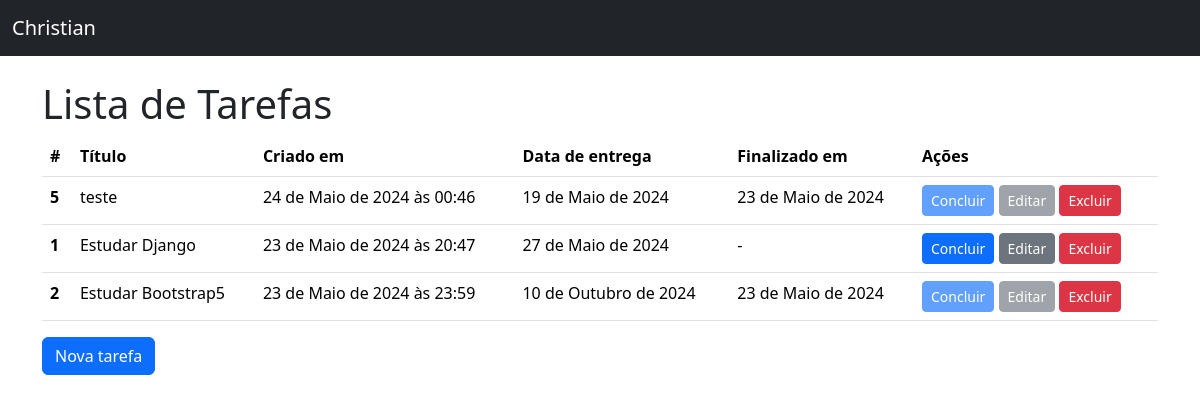
The page / on the database its author committed.
### todos/models.py (models this page shows, shortened)
class Todo(models.Model):
    title = models.CharField(verbose_name="Titulo", max_length=100, null=False, blank=False)
    created_at = models.DateTimeField(auto_now_add=True, null=False, blank=False)
    deadline = models.DateField(verbose_name="Data de entrega", null=False, blank=False)
    finished_at = models.DateField(null=True)
    class Meta:
        ordering = ["deadline"]

### todos/views.py (the view)
# urls.py: path("", TodoListView.as_view(), name="todo_list"),
class TodoListView(ListView):
    model = Todo

### todos/templates/todos/todo_list.html (shortened to what this page needs)
{% extends "base.html" %}
{% block content %}
    <h1>Lista de Tarefas</h1>
    {% if todo_list %}
        <table class="table">
            <thead>
                <tr>
                    <th scope="col">#</th>
                    <th scope="col">Título</th>
                    <th scope="col">Criado em</th>
                    <th scope="col">Data de entrega</th>
                    <th scope="col">Finalizado em</th>
                    <th scope="col">Ações</th>
                </tr>
            </thead>
            <tbody>
                {% for todo in todo_list %}
                    <tr>
                        <th scope="row">{{ todo.pk }}</th>
                        <td>{{ todo.title }}</td>
                        <td>{{ todo.created_at }}</td>
                        <td>{{ todo.deadline }}</td>
                        <td>{{ todo.finished_at|default:"-" }}</td>
                        <td>
                            <a href="{% url 'todo_complete' pk=todo.pk %}" class="btn btn-primary btn-sm {% if todo.finished_at%}disabled{% endif %}">Concluir</a>
                            <a href="{% url 'todo_update' pk=todo.pk %}" class="btn btn-secondary btn-sm {% if todo.finished_at%}disabled{% endif %}">Editar</a>
                            <a href="{% url 'todo_delete' pk=todo.pk %}" class="btn btn-danger btn-sm">Excluir</a>
                        </td>
                    </tr>
                    {% endfor %}
                </tbody>
        </table>
    {% else %}
        <p>Não há tarefas cadastradas</p>
    {% endif %}
    <a href="{% url 'todo_create' %} " class="btn btn-primary"> Nova tarefa</a>
{% endblock content %}

### todos/templates/base.html (shortened to what this page needs)
<!DOCTYPE html>
<html lang="pt-br">
  <head>
    <link href="https://cdn.jsdelivr.net/npm/bootstrap@5.3.3/dist/css/bootstrap.min.css" rel="stylesheet">
  </head>
  <body>
    <nav class="navbar bg-dark mb-4" data-bs-theme="dark">
        <div class="container-fluid">
            <a href="{% url 'todo_list' %}" class="navbar-brand">Christian</a>
        </div>
    </nav>
    <main class="container">
        {% block content %}{% endblock content %}
    </main>
  </body>
</html>

### rows shown on the page
Todo: pk "5", title "teste", created_at "24 de Maio de 2024 às 00:46", deadline "19 de Maio de 2024", finished_at "23 de Maio de 2024"
Todo: pk "1", title "Estudar Django", created_at "23 de Maio de 2024 às 20:47", deadline "27 de Maio de 2024", finished_at "-"
Todo: pk "2", title "Estudar Bootstrap5", created_at "23 de Maio de 2024 às 23:59", deadline "10 de Outubro de 2024", finished_at "23 de Maio de 2024"
